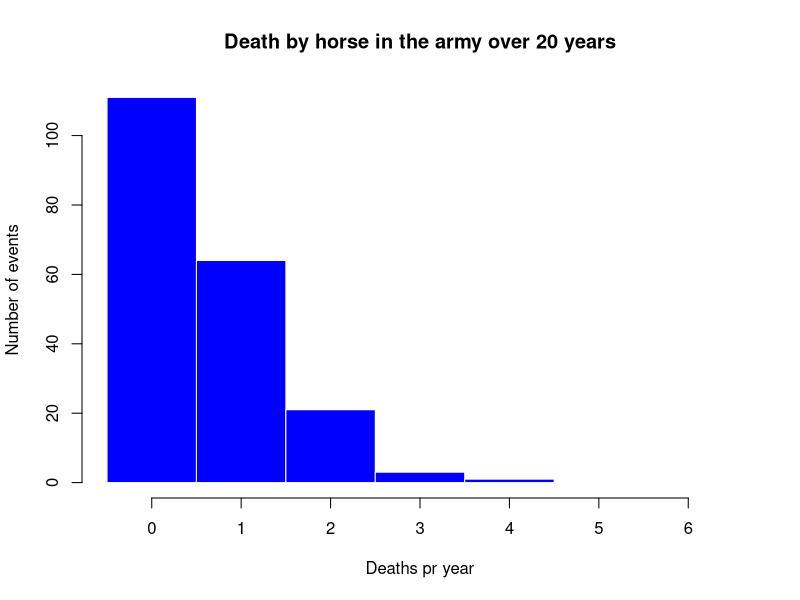

The R source for this figure:
# classical demo of poisson distribution
# the number of Prussian soldiers accidentally killed by horse-kick

x <- rpois(200, lambda=0.61)
hist(x, 
     breaks = 0:7-0.5,
     col = 'blue',                     # Color of bars
     border = 'white',                  # color of borders around bars
     main='Death by horse in the army over 20 years',
     ylab='Number of events',
     xlab ='Deaths pr year')     
